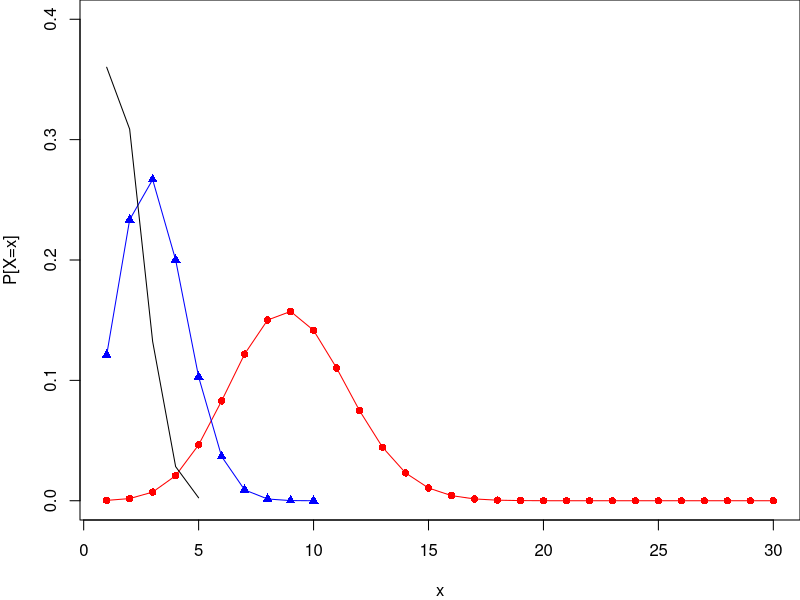
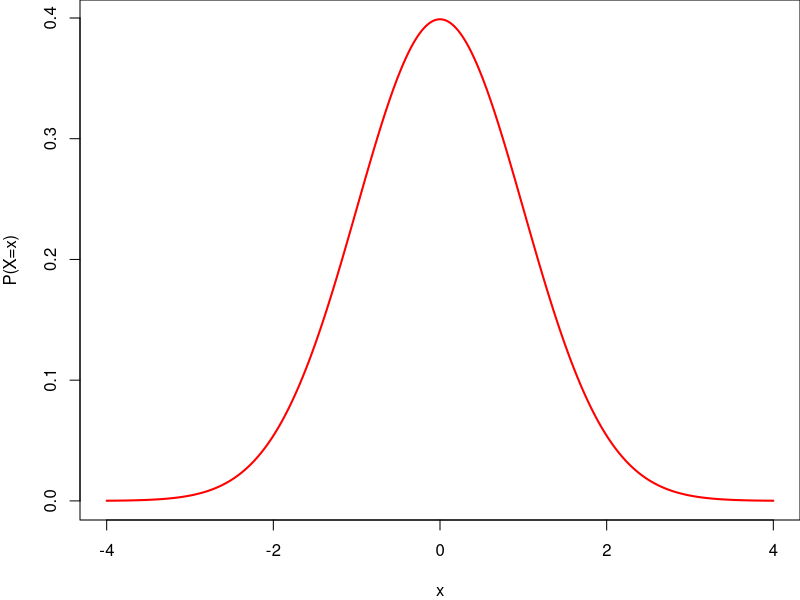
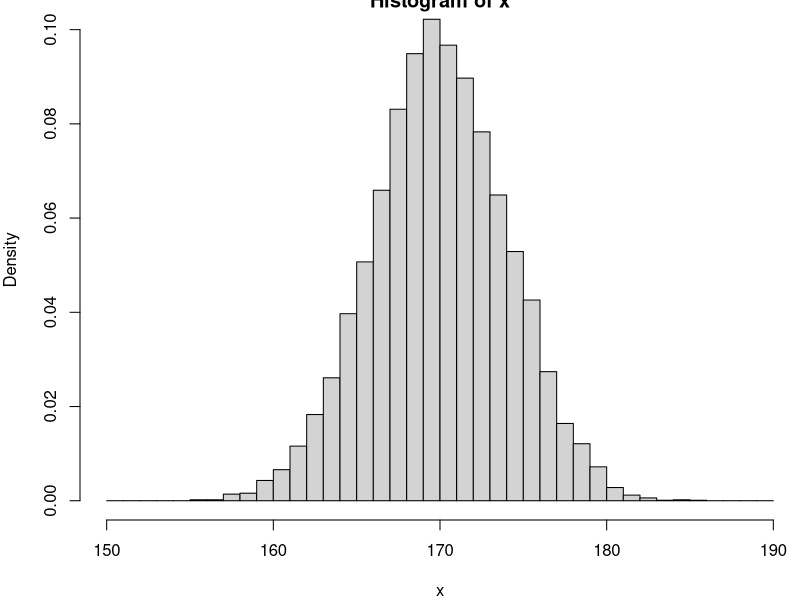
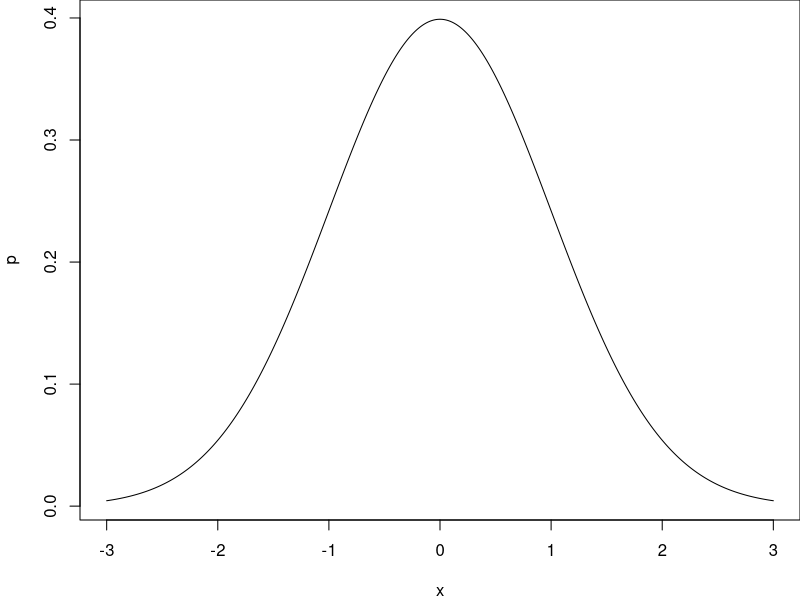
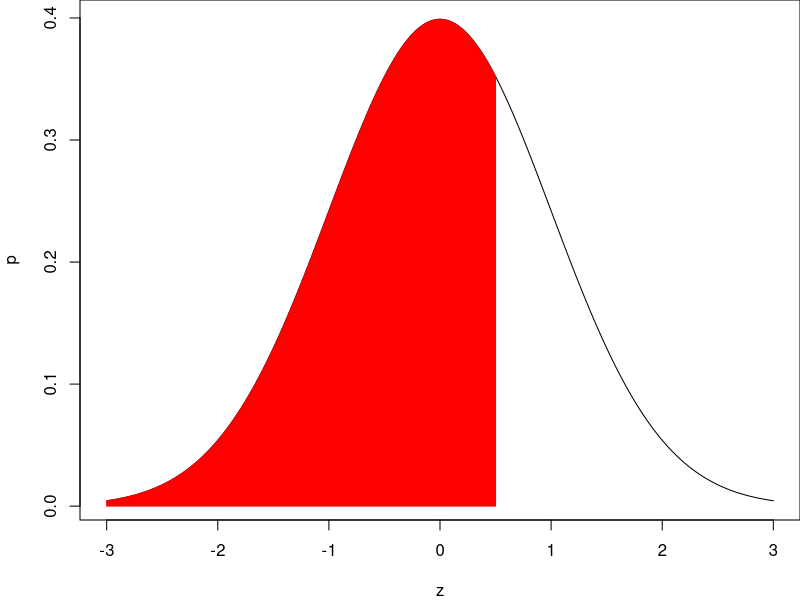
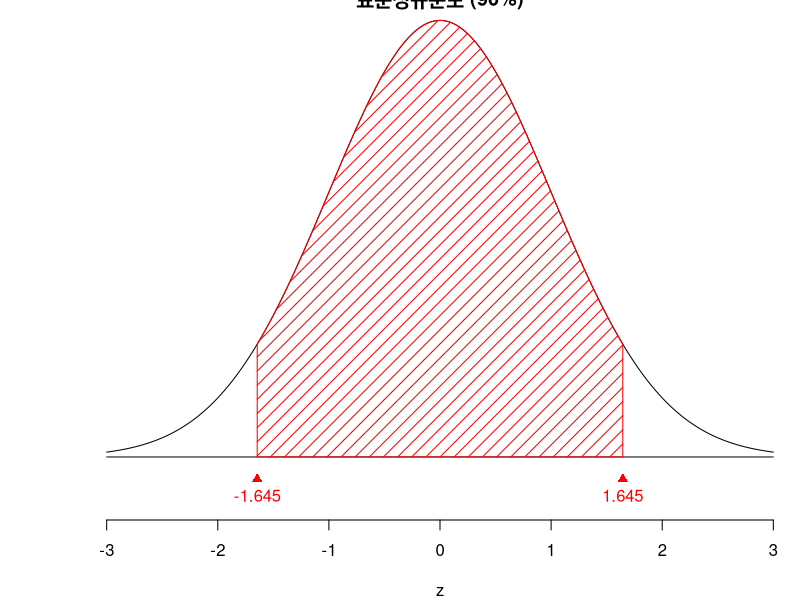
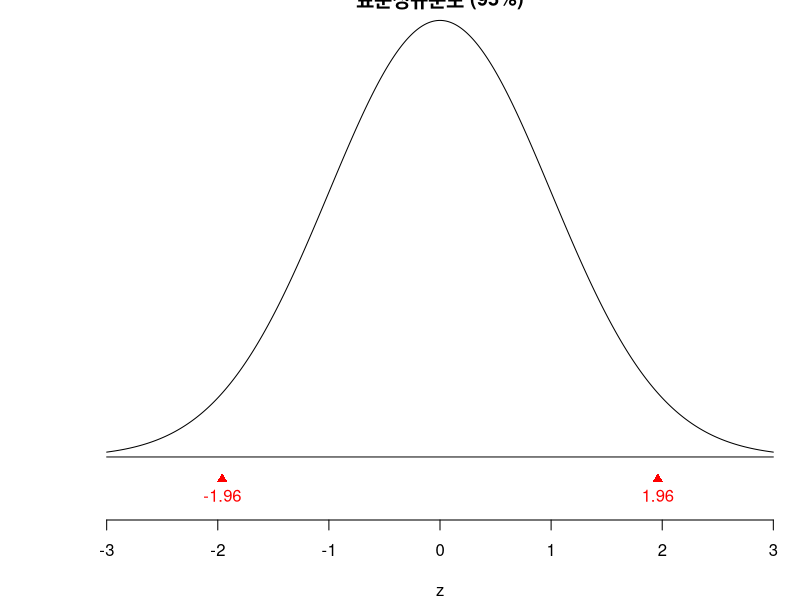

The R script that drew these images, in order:
# 그래프 그리기

# 그림 3.11
n1 <- 5
n2 <- 10
n3 <- 30
p <- 0.3

x3 <- 1:n3
x2 <- 1:n2
x1 <- 1:n1

b3 <- dbinom(x3, size=n3, prob=p)
b2 <- dbinom(x2, size=n2, prob=p)
b1 <- dbinom(x1, size=n1, prob=p)

par(mar=c(4,4,0,0))
plot(x3, b3, type="l", ylim=c(0, 0.4), col="red",
     main="", xlab="x", ylab="P[X=x]")
points(x3, b3, pch=16, col="red")
lines(x2, b2, col="blue")
points(x2, b2, pch=17, col="blue")
lines(x1, b1, col="black")

#그림 3.12
x <- seq(-4, 4, by=0.01)
p <- dnorm(x, mean=0, sd=1)
#par(mar=c(4,4,0,0))
plot(x, p, type="l",  xlab="x", ylab="P(X=x)", lwd=2, col="red")

# 그림 3.13
set.seed(1)
x <- rnorm(10000, mean=170, sd=4)
hist(x, breaks=seq(150, 190, 1), right=F, freq=F)

x <- seq(-3, 3, by=0.01)
p <- dnorm(x, mean=0, sd=1)
plot(x, p, type="l")

(x.1 <- seq(-3, 0.5, length=500))
(p.1 <- dnorm(x.1, mean=0, sd=1))
(x.2 <- rep(x.1, each=2))
(p.2 <- rep(NA, 1000))
for(i in 1:1000) {
  if(i %% 2 == 0) {
    p.2[i] <- 0   
  } else {
    p.2[i] <- p.1[((i-1)/2)+1]
  }
}

plot(x, p, xlab="z", type="l")
lines(x.2, p.2, col="red")

# 표준정규분포 그림
z <- seq(-3, 3, by=0.001)
z.p <- dnorm(z)

# 그림 3-16
plot(z, z.p, axes=F, type="l", 
     main="표준정규분포 (90%)", ylab="", ylim=c(-0.04, 0.4))
axis(1)
lines(c(-3, 3), c(0, 0))
points(-1.645, -0.02, pch=17, col="red")
text(-1.645, -0.035, "-1.645", col="red")
points(1.645, -0.02, pch=17, col="red")
text(1.645, -0.035, "1.645", col="red")

s <- seq(-1.645, 1.645, by=0.001)
s.z <- dnorm(s, mean=0, sd=1)
s <- c(-1.645, s, 1.645)
s.z <- c(0, s.z, 0)

polygon(s, s.z, density=10, col="red")


# 그림 3-17
plot(z, z.p, axes=F, type="l", 
     main="표준정규분포 (95%)", ylab="", ylim=c(-0.04, 0.4))
axis(1)

lines(c(-3, 3), c(0, 0))
points(-1.96, -0.02, pch=17, col="red")
text(-1.96, -0.035, "-1.96", col="red")
points(1.96, -0.02, pch=17, col="red")
text(1.96, -0.035, "1.96", col="red")
